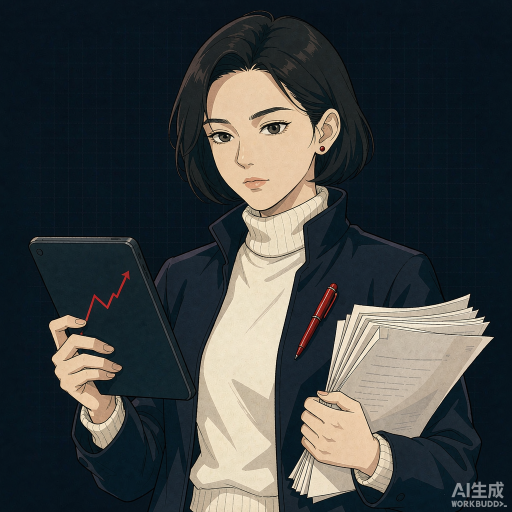
#> input picture experts/05-内容创作/czl-novel-director/src-assets/半写实_2D_插画角色半身像_正方形构图_人物居中_二十八岁_2026-10-29T01-42-08.png, 1024 x 1024 px (shown at 1/2 size)
$ python prepare_avatar.py '../../../05-内容创作/czl-novel-director/src-assets/半写实_2D_插画角色半身像_正方形构图_人物居中_二十八岁_2026-10-29T01-42-08.png'
#> lines starting #> are read from the running program, lines starting #| are printed output that depends on the picture
#!/usr/bin/env python3
# -*- coding: utf-8 -*-
"""
头像后处理脚本（本项目原创资产的处理链路，可选执行）

输入：AI 生成的原图（dev/avatar-raw/*.png，1024x1024）
处理：
  1. 用背景色覆盖右下角平台水印区域
  2. 居中裁切为正方形（保留徽章完整 + 少量留白）
  3. 等比缩放至 512x512 并输出 PNG
输出：avatars/avatar-512.png

依赖：Pillow（仅处理图片时需要，专家运行时不依赖）
用法：python dev/prepare_avatar.py <原图路径>
"""

import os
import sys

from PIL import Image, ImageDraw

CANVAS = 512
CROP = 880          # 居中裁切边长
WM_BOX = (850, 895, 1024, 1024)   # 水印区域，稍微放大留余量


def main(src):
    img = Image.open(src).convert("RGB")
#> img is the input picture: PIL image 1024x1024 RGB; mean R, G, B 60.9, 65.2, 65.3
    w, h = img.size
#> w = 1024; h = 1024

    bg = img.getpixel((4, 4))
#> bg = (9, 22, 31)
    draw = ImageDraw.Draw(img)
    draw.rectangle(WM_BOX, fill=bg)

    left = (w - CROP) // 2
#> left = 72
    top = (h - CROP) // 2
#> top = 72
    img = img.crop((left, top, left + CROP, top + CROP))
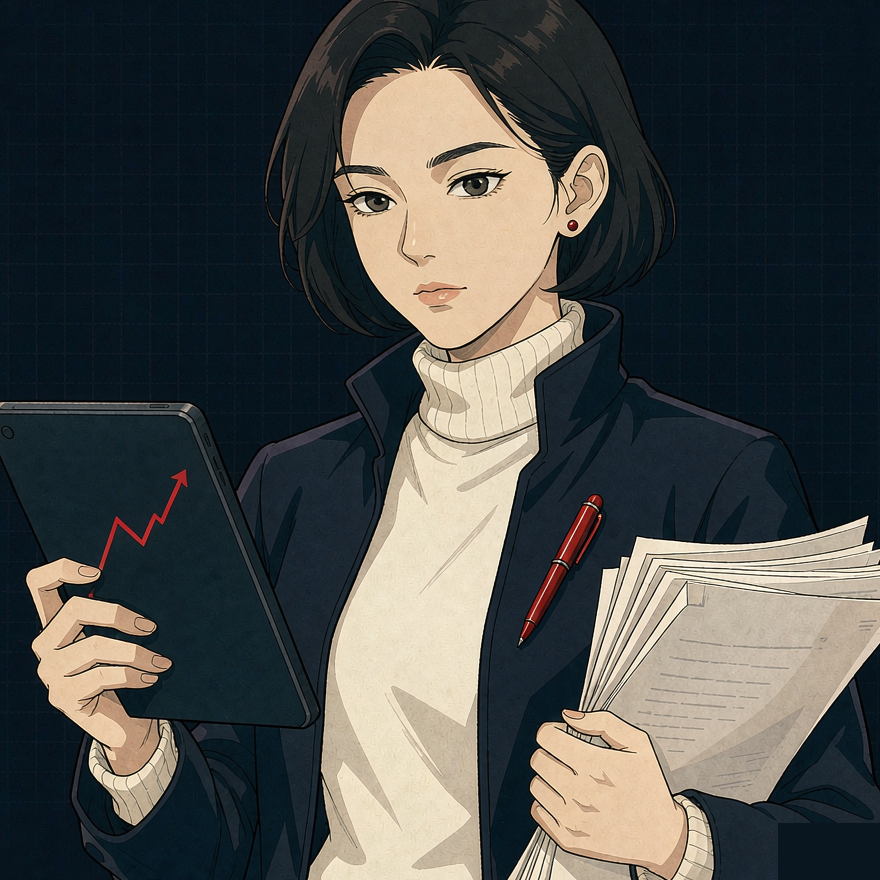
#> img: PIL image 880x880 RGB; mean R, G, B 73.9, 76, 73.7
    img = img.resize((CANVAS, CANVAS), Image.LANCZOS)
#> img: PIL image 512x512 RGB

    out_dir = os.path.join(os.path.dirname(os.path.dirname(os.path.abspath(__file__))), "avatars")
    os.makedirs(out_dir, exist_ok=True)
    out = os.path.join(out_dir, "avatar-512.png")
    img.save(out, "PNG", optimize=True)

    print("source :", src)
    print("bg     :", bg)
#| bg     : (9, 22, 31)
    print("crop   :", CROP, "@", (left, top))
#| crop   : 880 @ (72, 72)
    print("output :", out, img.size, os.path.getsize(out), "bytes")
#| output : experts/07-财务投资/czl-taxops-advisor/avatars/avatar-512.png (512, 512) 394978 bytes


if __name__ == "__main__":
    if len(sys.argv) < 2:
        print("usage: python dev/prepare_avatar.py <raw.png>")
        raise SystemExit(1)
    main(sys.argv[1])
